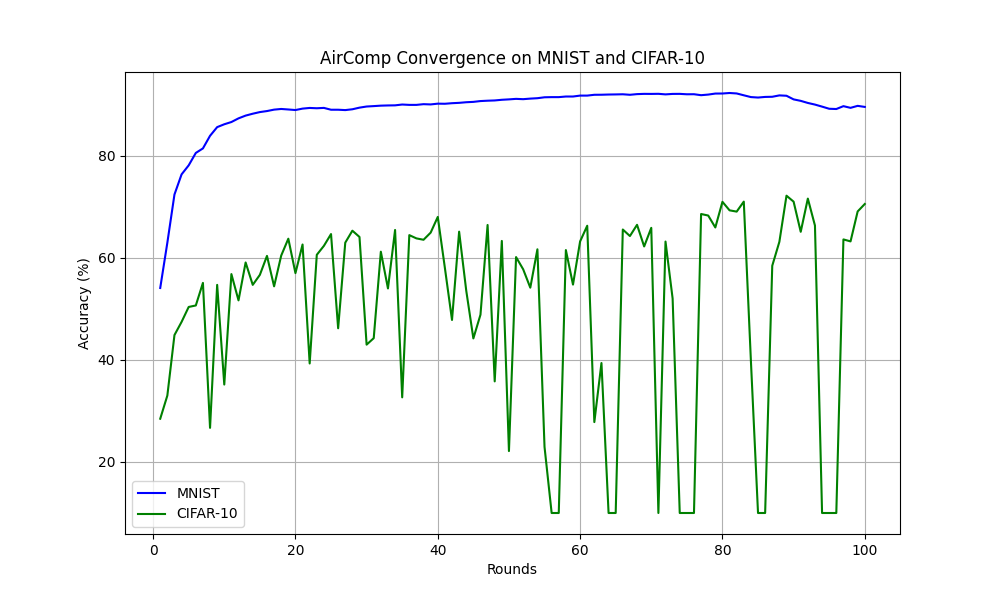

Python code for this plot:
import torch
import torch.nn as nn
import torch.optim as optim
import torch.utils.data as data
import torchvision.transforms as transforms
import torchvision.datasets as datasets
import numpy as np
import matplotlib
matplotlib.use('Agg')
import matplotlib.pyplot as plt
import time
from scipy.special import expi

from MLP import NeuralNetwork
from CNN import CNN

# Shared config
num_clients = 20
num_rounds = 100
epochs = 1
learning_rate = 0.01

# AirComp parameters
threshold = 0.1
P0 = 0.2
noise_variance = 0.0001
rho = P0 / (-expi(-threshold))

# ---------- MNIST SETUP ----------
print("\n--- Starting AirComp on MNIST ---")
transform_mnist = transforms.Compose([transforms.ToTensor()])
mnist_data = datasets.MNIST(root="./data", train=True, download=True, transform=transform_mnist)
client_data_mnist = torch.utils.data.random_split(mnist_data, [len(mnist_data) // num_clients] * num_clients)
test_loader_mnist = data.DataLoader(datasets.MNIST(root="./data", train=False, download=True, transform=transform_mnist), batch_size=64, shuffle=False)

# ---------- CIFAR-10 SETUP ----------
print("\n--- Starting AirComp on CIFAR-10 ---")
transform_cifar_train = transforms.Compose([
    transforms.RandomHorizontalFlip(),
    transforms.RandomRotation(10),
    transforms.ToTensor(),
    transforms.Normalize((0.5, 0.5, 0.5), (0.5, 0.5, 0.5))
])
transform_cifar_test = transforms.Compose([
    transforms.ToTensor(),
    transforms.Normalize((0.5, 0.5, 0.5), (0.5, 0.5, 0.5))
])
cifar10_train = datasets.CIFAR10(root="./data", train=True, download=True, transform=transform_cifar_train)
client_data_cifar = torch.utils.data.random_split(cifar10_train, [len(cifar10_train) // num_clients] * num_clients)
cifar10_test = datasets.CIFAR10(root="./data", train=False, download=True, transform=transform_cifar_test)
test_loader_cifar = data.DataLoader(cifar10_test, batch_size=64, shuffle=False)

# ---------- SHARED TRAINING UTILS ----------
def train_local(model, data_loader, optimizer, criterion):
    model.train()
    for images, labels in data_loader:
        optimizer.zero_grad()
        outputs = model(images)
        loss = criterion(outputs, labels)
        loss.backward()
        optimizer.step()

def aircomp_aggregate(weights):
    avg_weights = {}
    num_clients = len(weights)
    h = np.random.rayleigh(scale=1.0, size=num_clients)
    h_sq = h ** 2
    active_clients = [i for i in range(num_clients) if h_sq[i] >= threshold]
    A = len(active_clients)
    if A == 0:
        raise RuntimeError("No clients passed the threshold. Adjust the threshold value.")
    print(f"AirComp aggregation: {A}/{num_clients} clients active this round")
    for key in weights[0].keys():
        aggregated_value = 0.0
        for i in active_clients:
            hi = h[i]
            pk = np.sqrt(rho) / hi
            aggregated_value += weights[i][key] * pk
        noise = torch.normal(mean=0.0, std=noise_variance ** 0.5, size=aggregated_value.shape)
        aggregated_value += noise
        avg_weights[key] = aggregated_value / (A * np.sqrt(rho))
    return avg_weights

def test_model(model, test_loader):
    model.eval()
    correct, total = 0, 0
    with torch.no_grad():
        for images, labels in test_loader:
            outputs = model(images)
            _, predicted = torch.max(outputs, 1)
            total += labels.size(0)
            correct += (predicted == labels).sum().item()
    return 100 * correct / total

# ---------- RUN MNIST AIRCOMP ----------
mnist_model = NeuralNetwork()
mnist_criterion = nn.CrossEntropyLoss()
mnist_accuracies = []

for rnd in range(num_rounds):
    client_weights = []
    for i in range(num_clients):
        local_model = NeuralNetwork()
        local_model.load_state_dict(mnist_model.state_dict())
        optimizer = optim.SGD(local_model.parameters(), lr=learning_rate)
        loader = data.DataLoader(client_data_mnist[i], batch_size=32, shuffle=True)
        train_local(local_model, loader, optimizer, mnist_criterion)
        client_weights.append(local_model.state_dict())
    global_weights = aircomp_aggregate(client_weights)
    mnist_model.load_state_dict(global_weights)
    acc = test_model(mnist_model, test_loader_mnist)
    mnist_accuracies.append(acc)
    print(f"[MNIST] Round {rnd+1} - Accuracy: {acc:.2f}%")

# ---------- RUN CIFAR AIRCOMP ----------
cifar_model = CNN()
cifar_criterion = nn.CrossEntropyLoss()
cifar_accuracies = []

for rnd in range(num_rounds):
    client_weights = []
    for i in range(num_clients):
        local_model = CNN()
        local_model.load_state_dict(cifar_model.state_dict())
        optimizer = optim.SGD(local_model.parameters(), lr=learning_rate)
        loader = data.DataLoader(client_data_cifar[i], batch_size=32, shuffle=True)
        train_local(local_model, loader, optimizer, cifar_criterion)
        client_weights.append(local_model.state_dict())
    global_weights = aircomp_aggregate(client_weights)
    cifar_model.load_state_dict(global_weights)
    acc = test_model(cifar_model, test_loader_cifar)
    cifar_accuracies.append(acc)
    print(f"[CIFAR-10] Round {rnd+1} - Accuracy: {acc:.2f}%")

# ---------- FINAL PLOTTING ----------
plt.figure(figsize=(10, 6))
plt.plot(range(1, num_rounds + 1), mnist_accuracies, label="MNIST", color="blue")
plt.plot(range(1, num_rounds + 1), cifar_accuracies, label="CIFAR-10", color="green")
plt.xlabel("Rounds")
plt.ylabel("Accuracy (%)")
plt.title("AirComp Convergence on MNIST and CIFAR-10")
plt.legend()
plt.grid()
plt.savefig("aircomp_mnist_vs_cifar10.png")
print("\nPlot saved as aircomp_mnist_vs_cifar10.png")
